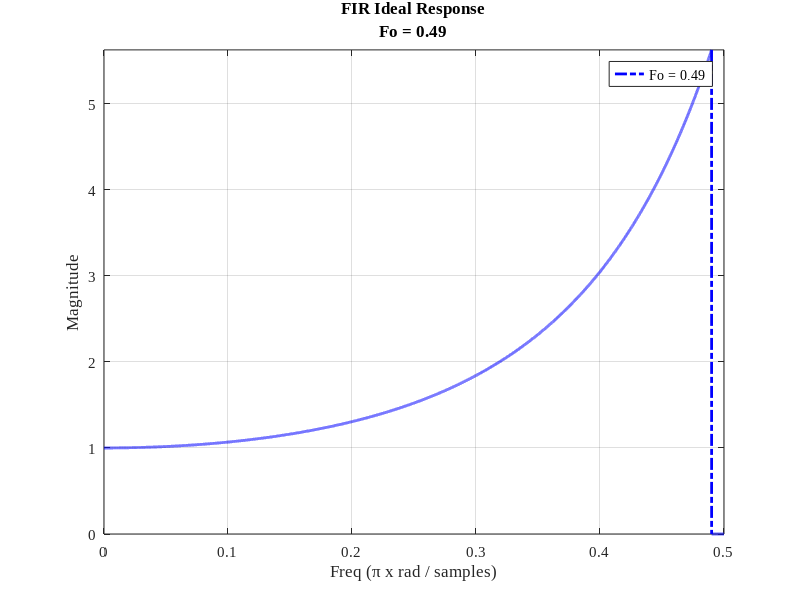
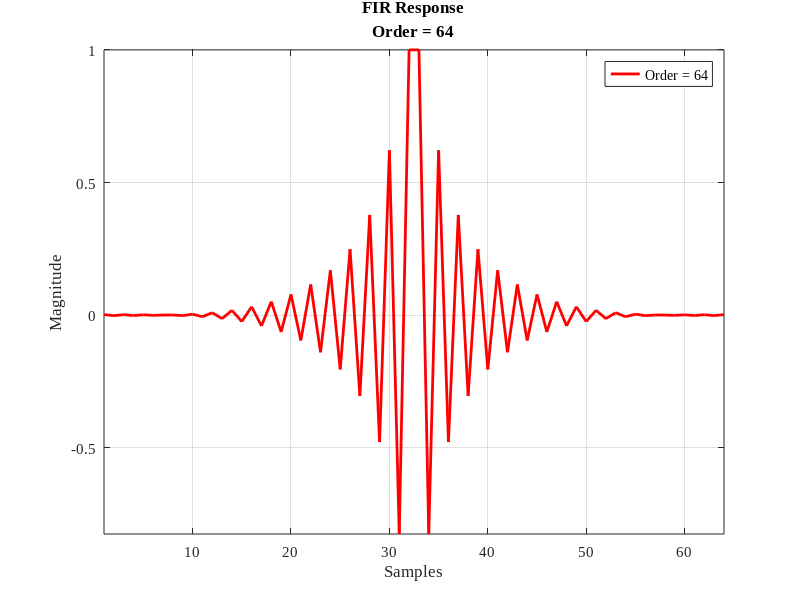
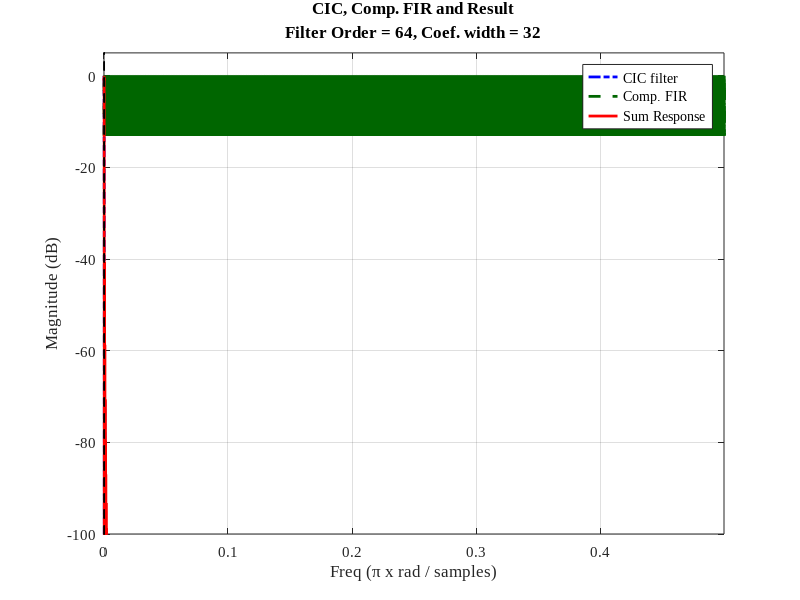
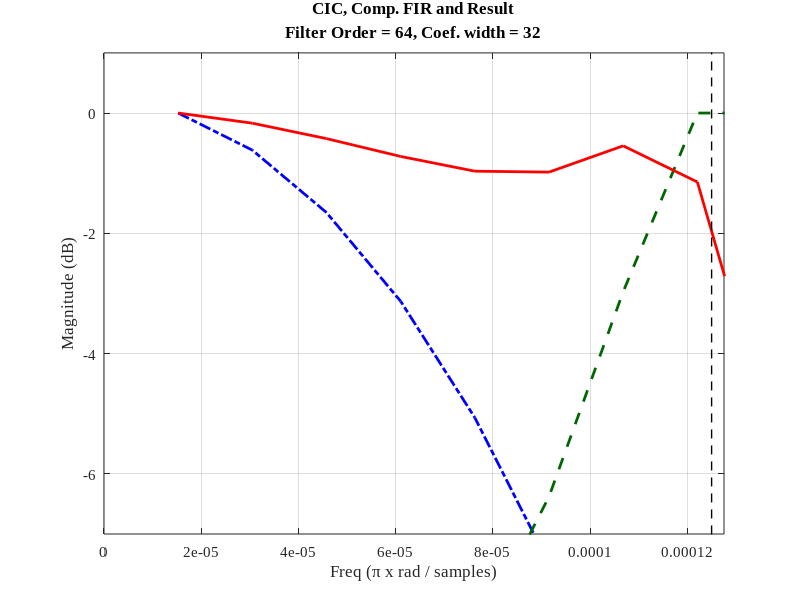

Reproduce these figures in MATLAB, in order.
%% ------------------------------------------------------------------------
%
% Title       : test_cic.m
% Author      : Alexander Kapitanov
% E-mail      : sallador@bk.ru 
% Version     : 1.0	 
%
% -------------------------------------------------------------------------
%
% Description : 
% 
%    FIR filter compensator to correct freq response after CIC filter.
%
% -------------------------------------------------------------------------
%
% Version     : 1.0 
% Date        : 2017.06.03 
%
%% ------------------------------------------------------------------------
%
%	GNU GENERAL PUBLIC LICENSE
% Version 3, 29 June 2007
%
%	Copyright (c) 2018 Kapitanov Alexander
%
% This program is free software: you can redistribute it and/or modify
% it under the terms of the GNU General Public License as published by
% the Free Software Foundation, either version 3 of the License, or
% (at your option) any later version.
%
% You should have received a copy of the GNU General Public License
% along with this program.  If not, see <http://www.gnu.org/licenses/>.
%
% THERE IS NO WARRANTY FOR THE PROGRAM, TO THE EXTENT PERMITTED BY
% APPLICABLE LAW. EXCEPT WHEN OTHERWISE STATED IN WRITING THE COPYRIGHT 
% HOLDERS AND/OR OTHER PARTIES PROVIDE THE PROGRAM "AS IS" WITHOUT WARRANTY 
% OF ANY KIND, EITHER EXPRESSED OR IMPLIED, INCLUDING, BUT NOT LIMITED TO, 
% THE IMPLIED WARRANTIES OF MERCHANTABILITY AND FITNESS FOR A PARTICULAR 
% PURPOSE.  THE ENTIRE RISK AS TO THE QUALITY AND PERFORMANCE OF THE PROGRAM 
% IS WITH YOU.  SHOULD THE PROGRAM PROVE DEFECTIVE, YOU ASSUME THE COST OF 
%  ALL NECESSARY SERVICING, REPAIR OR CORRECTION. 
%
%% ------------------------------------------------------------------------
  
set(0, 'DefaultAxesFontSize', 11, 'DefaultAxesFontName', 'Times New Roman');
set(0, 'DefaultTextFontSize', 11, 'DefaultTextFontName', 'Times New Roman'); 

close all;
clear all;

%% ------------------------------------------------------------------------
%  ---- CIC Filter Parameters
%  ------------------------------------------------------------------------

R = 3920;         % Decimation factor
N = 4;         % Number of stages
M = 1;         % Differential delay (only 1)

%% ------------------------------------------------------------------------
%  ---- FIR filter parameters
%  ------------------------------------------------------------------------

NFIR  = 64;     % Filter order, must be odd when Fo = 0.5 !!!
Bc    = 32;     % Coef. Bit-width
Fo    = 0.49;    % Normalized Cutoff: 0.2 < Fo < 0.5;
BETA  = 8;      % BETA parameter for Kaiser window (if IS_WIND = 'Y') 

%% ------------------------------------------------------------------------
%  ---- Save data parameters
%  ------------------------------------------------------------------------

IS_COE      = 'Y'; % create *.COE Xilinx file
IS_HDR      = 'N'; % create *.H file (header)
IS_WIND     = 'Y'; % use Kaiser Window for FIR corrector

IS_PLOT_IDL = 'Y'; % plot ideal response
IS_PLOT_FIR = 'Y'; % plot FIR filter IR
IS_PLOT_ERR = 'Y'; % plot total error response in passband

%% ------------------------------------------------------------------------
%  ---- CIC Compensator Design
%  ------------------------------------------------------------------------

NFFT  = 2^16;  % FFT points for Freq Response (spectrum)
STEP = 1/NFFT;   % Step size
w = -pi:2*pi/NFFT:pi-2*pi/NFFT;
ff = 0:1/NFFT:1-1/NFFT;
z = exp(1j * w);

Fc = 1/(2*R);
Fr = Fo/R;

% 1 way:
%HCIC = (1/R * (1-z.^(-R*M))./(1-z.^(-1))).^ N;
% 2 way:
HCIC = (R^-N*abs(1*M*sin(pi*M*R*ff) ./ sin(pi*ff)).^N);
HCICdb = 20 * log10(abs(HCIC));

fp = [0:STEP:Fo]; % Pass band frequency dots
fs = [(Fo+STEP):STEP:0.5]; % Stop band frequency dots
f = [fp fs]*2; % Normalized frequency dots
f(end) = 1;

% Calculate ideal response
Mp = ones(1, length(fp)); % Pass band response; Mp(1) = 1
Mp(2:end) = abs(M * R * sin(pi*fp(2:end)/R) ./ sin(pi*M*fp(2:end))).^(N);
Mf = [Mp zeros(1, length(fs))];

if (IS_PLOT_IDL == 'Y') 
  figure('name','FIR Ideal Response', 'Numbertitle', 'off')
    plot(f/2, Mf, '-.', 'LineWidth', 2, 'Color',[0 0 1]);

    title([{'FIR Ideal Response'};{sprintf('Fo = %i',Fo)}]);
    xlabel ('Freq (\pi x rad / samples)');
    ylabel ('Magnitude');  
    axis tight; 
    legend([{sprintf('Fo = %i',Fo)}]);  
    grid on;  
end

% Calculate FIR
hFIR = fir2(NFIR-1, f, Mf); % Filter length NFIR
hFIR = hFIR / max(hFIR); % Double coefficients
hCOE = round(hFIR*(2^(Bc-1)-1)); % Fixed point coefficients

% Windowed FIR (Kaiser with BETA) 
if (IS_WIND == 'Y')
  WIND = kaiser(NFIR, BETA); % KAISER WINDOW IS USED!
  hWIND = fir1(NFIR-1, Fo/R, 'low', WIND);
  hNEW = hCOE .* hWIND;% conv2(hCOE,Hwind);
  hCOE = hNEW;
end

if (IS_PLOT_FIR == 'Y')   
  figure('name','FIR Response', 'Numbertitle', 'off')
    plot(hFIR, '-', 'LineWidth', 2, 'Color',[1 0 0]);

    title([{'FIR Response'};{sprintf('Order = %i',NFIR)}]);
    xlabel ('Samples');
    ylabel ('Magnitude');  
    axis tight; 
    legend([{sprintf('Order = %i',NFIR)}]);    
    grid on;   
end

hFFT = 20 * log10(abs(fft(hCOE, ceil(NFFT/R))));
hFFT = hFFT - max(hFFT);

H_amp = repmat(hFFT, 1, R);
H_amp = H_amp(1:length(ff));
H_amp = H_amp - max(H_amp);

H_comp = HCICdb + H_amp;
H_comp = H_comp - max(H_comp);

%% ------------------------------------------------------------------------
%  ---- Plot results 
%  ------------------------------------------------------------------------

% ---- Figure #1
figure('name','CIC/FIR Frequency Response', 'Numbertitle', 'off')
  plot(ff, HCICdb - max(HCICdb), '-.', 'LineWidth', 2, 'Color',[0 0 1]);
  hold on;

  plot(ff, H_amp, '--', 'LineWidth', 2, 'Color',[0 0.4 0]);
  hold on;
  
  plot(ff, H_comp, '-', 'LineWidth', 2, 'Color',[1 0 0]);
  hold on;  
  
  title([{'CIC, Comp. FIR and Result'};{sprintf('Filter Order = %i, Coef. width = %i',NFIR,Bc)}]);
  xlabel ('Freq (\pi x rad / samples)');
  ylabel ('Magnitude (dB)');  
  axis([0 ff(NFFT)/2 -100 5]); 
  line([Fr Fr], [-400 200], 'LineWidth', 1, 'linestyle', '--', 'Color', [0 0 0]);  
  line([Fc Fc], [-400 200], 'LineWidth', 1, 'linestyle', '--', 'Color', [0 0 0]);
  line([2*Fc 2*Fc], [-400 200], 'LineWidth', 1, 'linestyle', '--', 'Color', [0 0 0]);  
  legend('CIC filter','Comp. FIR','Sum Response','location','northeast');
  grid on;  
  
% ---- Figure #2
figure('name', 'CIC/FIR Frequency Response (Zoom)', 'Numbertitle', 'off')
  plot(ff, HCICdb - max(HCICdb), '-.', 'LineWidth', 2, 'Color',[0 0 1]); 
  hold on;

  plot(ff, H_amp, '--', 'LineWidth', 2, 'Color',[0 0.4 0]); 
  hold on;
  
  plot(ff, H_comp, '-', 'LineWidth', 2, 'Color',[1 0 0]);
  hold on; 

  title([{'CIC, Comp. FIR and Result'};{sprintf('Filter Order = %i, Coef. width = %i',NFIR,Bc)}]);
  xlabel ('Freq (\pi x rad / samples)');
  ylabel ('Magnitude (dB)'); 
  axis([0 ff(NFFT)/(2*R) -7 1]);    
  line([Fr Fr], [-400 200], 'LineWidth', 1, 'linestyle', '--', 'Color', [0 0 0]);  
  grid on;  
  
%% ------------------------------------------------------------------------
% ---- Passband irregularity
%  ------------------------------------------------------------------------  
if (IS_PLOT_ERR == 'Y')  
  pass = ceil(0.85*length(H_comp)*Fr);
  stp = 0:(0.9*Fr)/pass:(0.9*Fr)-(0.9*Fr)/pass;
  stp = stp(2:pass);
  Irr = H_comp(2:pass);
  Ism = mean(Irr);
  Iav = (max(Irr)-min(Irr))/2;
  
  figure('name', 'Passband irregularity', 'Numbertitle', 'off')
    plot(stp, Irr, '--', 'LineWidth', 2, 'Color',[0 0 1]); 
    line([0 (0.9*Fr)], [Ism Ism], 'LineWidth', 2, 'linestyle', '-', 'Color', [0 0 0]);   
    grid on;  
    title([{'Passband irregularity'};{sprintf('Mean value = %f',Ism)};{sprintf('Freq error = %f (dB)',Iav)}]);
    xlabel ('Freq (\pi x rad / samples)');
    ylabel ('Magnitude (dB)'); 
    axis tight;    
    %axis([0 ff(NFFT)/(2*R) -0.05 1]);
end

%% ------------------------------------------------------------------------
%  ---- Save coe data to files
%  ------------------------------------------------------------------------  
if (IS_COE == 'Y') 
  fid = fopen ('fir_filter.coe', 'w');
  fprintf(fid, 'Radix = 10;\n');
  fprintf(fid, 'Coefficient_Width = %d;\n', Bc);
  fprintf(fid, 'Coefdata =\n');
  for i = 1:NFIR
    if (i == NFIR)
      fprintf(fid, '%d;\n', hCOE(1,i));
    else
      fprintf(fid, '%d,\n', hCOE(1,i));
    end
  end
  fclose(fid);
end

if (IS_HDR == 'Y') 
  fid = fopen ('fir_filter.h', 'w');
  fprintf(fid, 'const int BL = %d;\n',  NFIR);
  fprintf(fid, 'const int B[%d] = {\n', NFIR);
  for i = 1:NFIR
    if (i == NFIR)
      fprintf(fid, '%d}\n', hCOE(1,i));
    else
      fprintf(fid, '%d,\n', hCOE(1,i));
    end
  end
  fclose(fid);
end
  